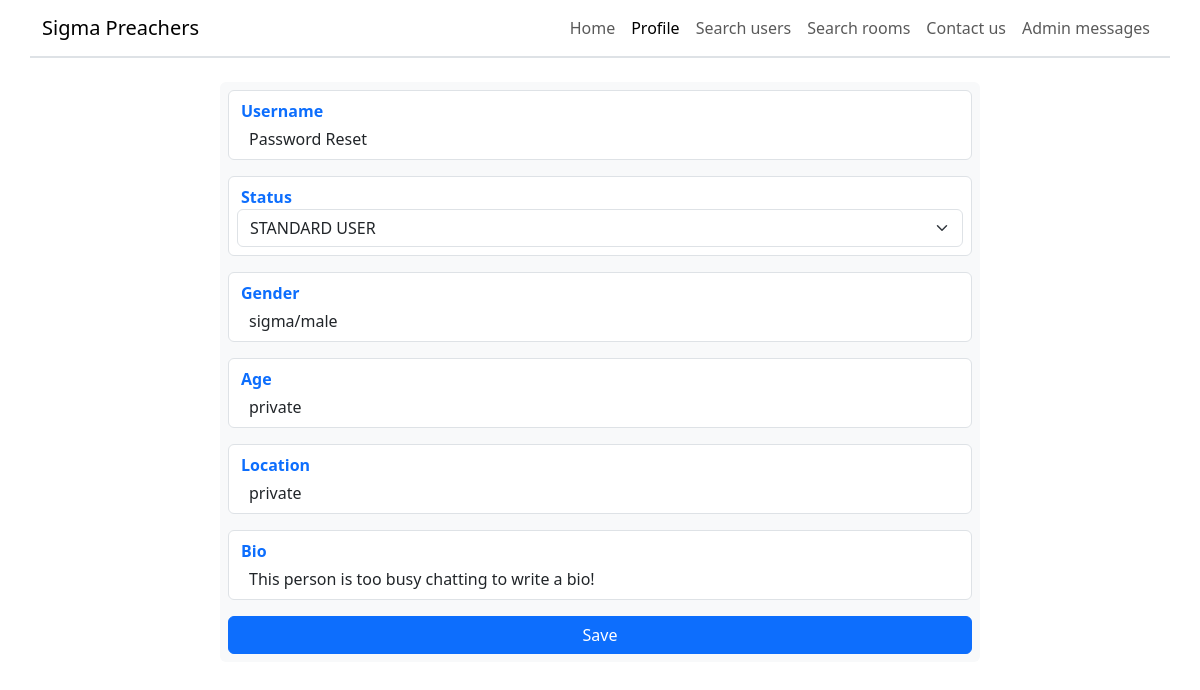
/promote_user/3 (signed in), run on the app's committed database.
### project/database/create_db.py (models this page shows)
class User(UserMixin, db.Model):
    __tablename__ = "users"
    id = db.Column(db.Integer, primary_key=True, autoincrement=True)
    username = db.Column(db.String(67), unique=True, nullable=False)
    password = db.Column(db.Integer, nullable=False)  # Only store password hash
    status = db.Column(db.String(20), default="STANDARD USER", nullable=False)
    gender = db.Column(db.String(67), default="sigma/male", nullable=False)
    age = db.Column(db.Integer, default=-1, nullable=False)
    location = db.Column(db.String(67), default="private", nullable=False)
    bio = db.Column(
        db.String(255),
        default="This person is too busy chatting to write a bio!",
        nullable=False,
    )
    banned = db.Column(db.Boolean, default=False, nullable=False)
    ban_end = db.Column(db.Integer, default=int(datetime.now().timestamp()))
    colour = db.Column(db.String(255), default="Blue", nullable=False)
    email = db.Column(db.String(255))
    email_verification_code = db.Column(db.Integer)
    email_verified = db.Column(db.Boolean, nullable=False, default=False)
    room_access = db.relationship("RoomAccess", backref="user")
    admin_messages = db.relationship("AdminMessage", backref="user")
    room_message = db.relationship("RoomMessage", backref="user")

### project/routes/promote_user.py (the view)
@promote_user_bp.route("/promote_user/<int:user_id>", methods=["GET", "POST"])
@login_required
def promote_user(user_id: int):
    if current_user.status != "MASTER":
        flash("You do not have access to that page.", "warning")
        return redirect(url_for("home.home"))
    form = PromoteUserForm()
    service = PromoteUserService(user_id)
    user_data = service.get_user_object()
    if not form.validate_on_submit():
        return render_template(
            "promote_user.html", form=form, user_details=user_data
        )
    new_status = form.status.data
    service.promote_user(new_status)
    return redirect(url_for("view_profile.view_profile", id=user_id))

### project/forms/promote_user.py
class PromoteUserForm(FlaskForm):
    status = SelectField(
        "Status",
        choices=[
            ("STANDARD USER", "STANDARD USER"),
            ("ADMIN", "ADMIN"),
        ],
        validators=[DataRequired()],
    )
    submit = SubmitField("Save")

### project/database/select_db.py (called while the page is built)
    @staticmethod
    def select_user_with_id(user_id: int) -> User | None:
        found_user = User.query.filter(User.id == user_id).first()
        if found_user is None:
            return None
        if type(found_user.ban_end) == str:
            return found_user
        found_user.ban_end = datetime.fromtimestamp(
            found_user.ban_end
        ).strftime("%d/%m/%Y")
        return found_user

### project/services/promote_user.py (called while the page is built)
    def get_user_object(self) -> User | None:
        return Select.select_user_with_id(self.user_id)

### project/templates/promote_user.html (shortened to what this page needs)
{% extends "base_header.html" %}
{% block main %}
<main class="mt-4">
    <div class="row d-flex justify-content-center mb-5">
        <form action="/promote_user/{{ user_details.id }}" class="bg-light rounded p-2 mb-5 col-sm-8" method="post">
            <div class="d-flex flex-column row border py-2 mx-0 rounded mb-3" style="background-color: white;">
                <p class="text-primary fw-bold ms-0 my-0">Username</p>
                <p class="mt-1 ms-2 mb-0">{{ user_details.username }}</p>
            </div>
            <div class="d-flex flex-column row border py-2 px-2 mx-0 rounded mb-3" style="background-color: white;">
                <p class="text-primary fw-bold ms-0 my-0 ps-1">Status</p>
                {{ form.status(class="form-select") }}
            </div>
            <div class="d-flex flex-column row border py-2 mx-0 rounded mb-3" style="background-color: white;">
                <p class="text-primary fw-bold ms-0 my-0">Gender</p>
                <p class="mt-1 ms-2 mb-0">{{ user_details.gender }}</p>
            </div>
            <div class="d-flex flex-column row border py-2 mx-0 rounded mb-3" style="background-color: white;">
                <p class="text-primary fw-bold ms-0 my-0">Age</p>
                {% if user_details.age == -1 %}
                <p class="mt-1 ms-2 mb-0">private</p>
                {% else %}
                <p class="mt-1 ms-2 mb-0">{{ user_details.age }}</p>
                {% endif %}
            </div>
            <div class="d-flex flex-column row border py-2 mx-0 rounded mb-3" style="background-color: white;">
                <p class="text-primary fw-bold ms-0 my-0">Location</p>
                <p class="mt-1 ms-2 mb-0">{{ user_details.location }}</p>
            </div>
            <div class="d-flex flex-column row border py-2 mx-0 rounded mb-3" style="background-color: white;">
                <p class="text-primary fw-bold ms-0 my-0">Bio</p>
                <p class="mt-1 ms-2 mb-0 text-break">{{ user_details.bio }}</p>
            </div>
            <div style="width: 100%">
                {{ form.submit(class="btn btn-primary mx-auto px-5", style="width: 100%") }}
            </div>
        </form>
    </div>
</main>
{% endblock %}

### data on the page
User: username "Password Reset", gender "sigma/male", location "private", bio "This person is too busy chatting to write a bio!"
